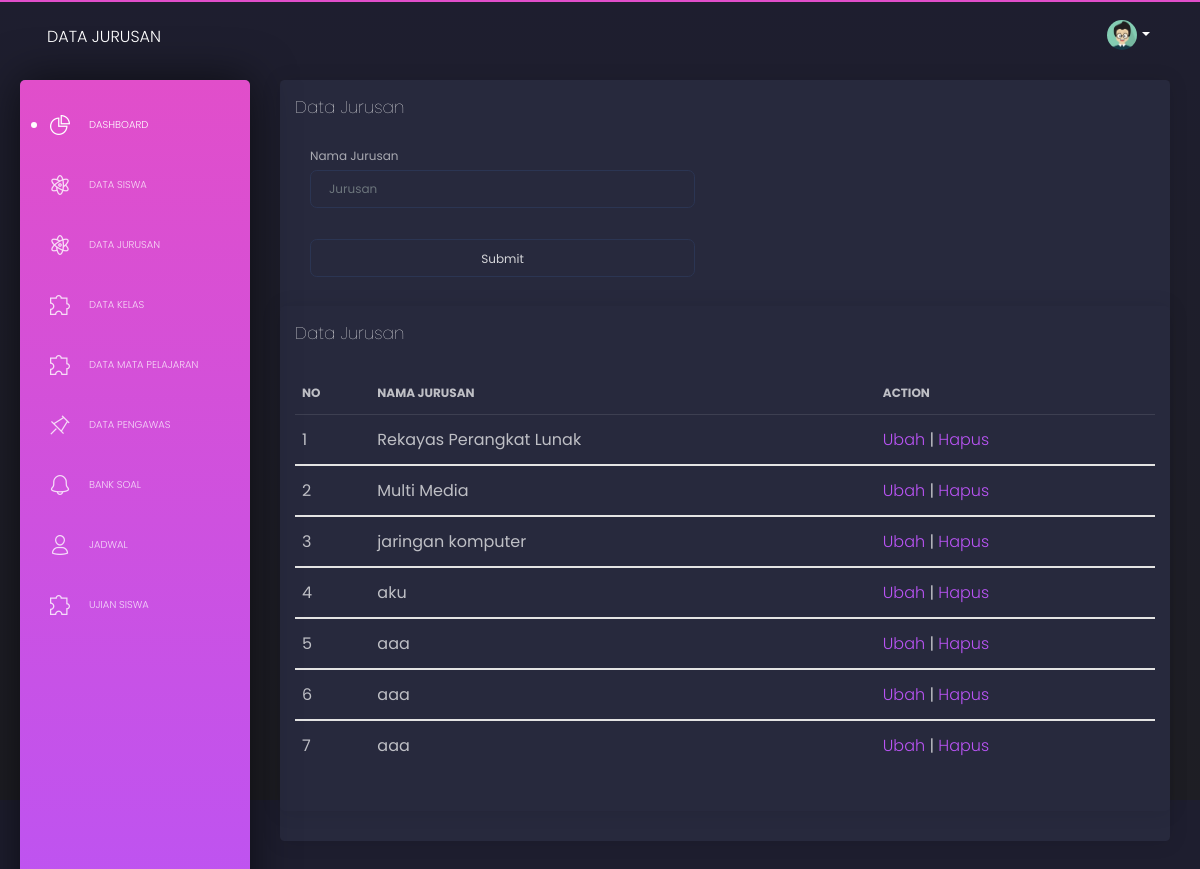
The app's page /dashboard/jurusan.php with its own data.
### tables this page shows
CREATE TABLE `tbjurusan` (
  `kodejurusan` int(11) NOT NULL,
  `nama` varchar(50) NOT NULL
);

### dashboard/jurusan.php (the view, shortened to what this page needs)
<html class="perfect-scrollbar-on" lang="en">
<head>
    <link href="https://use.fontawesome.com/releases/v5.0.6/css/all.css" rel="stylesheet">
    <link href="assets/css/nucleo-icons.css" rel="stylesheet" />
    <link href="assets/css/black-dashboard.css?v=1.0.0" rel="stylesheet" />
    <link href="assets/demo/demo.css" rel="stylesheet" />
</head>
<body class="">
    <div class="wrapper">
    <?php
        include("menu.php");
        include("koneksi.php");
    ?>
        <div class="main-panel">
            <nav class="navbar navbar-expand-lg navbar-absolute navbar-transparent">
                <div class="container-fluid">
                    <div class="navbar-wrapper">
                        <a class="navbar-brand" href="javascript:void(0)">Data Jurusan</a>
                    </div>
                    <div class="collapse navbar-collapse" id="navigation">
                        <ul class="navbar-nav ml-auto">
                            <li class="dropdown nav-item">
                                <a href="#" class="dropdown-toggle nav-link" data-toggle="dropdown">
                                    <div class="photo">
                                        <img src="assets/img/anime3.png" alt="Profile Photo">
                                    </div>
                                    <b class="caret d-none d-lg-block d-xl-block"></b>
                                </a>
                            </li>
                        </ul>
                    </div>
                </div>
            </nav>
            <div class="content">
                <div class="row">
                    <div class="col-md-12">
                        <div class="card ">
                            <div class="card-header">
                                <h4 class="card-title">Data Jurusan</h4>
                            </div>
                            <div class="card-body">
                                <div class="row">
                                    <div class="col-md-6">
                                        <form action="insertdatajurusan.php" method="post" class="from-horizontal" role="form">
                                            <div class="form-group">
                                                <div class="col-sm-12">
                                                  <label for="">Nama Jurusan</label>
                                                    <input type="text" class="form-control" id="lastname"
                                                        placeholder="Jurusan" name="jurusan">
                                                </div>
                                            </div>
                                            <br>
                                        <div class="form-group">
                                            <div class="col-sm-12">
                                                <input type="submit" value="Submit" class="form-control" name="submit">
                                            </div>
                                    </div>
                                    </form>
                                </div>
                            </div>
                        </div>
                        <div class="row">
                                <div class="col-md-12">
                                  <div class="card ">
                                    <div class="card-header">
                                      <h4 class="card-title">Data Jurusan</h4>
                                    </div>
                                    <div class="card-body">
                                      <div class="table-responsive">
                                        <table class="table tablesorter " id="">
                                          <thead class=" text-primary">
                                            <tr>
                                              <th>
                                                NO
                                              </th>
                                              <th>
                                                Nama Jurusan
                                              </th>
                                              <th>
                                                Action
                                              </th>
                                            </tr>
                                          </thead>
                                          <?php
                                            $query="select * from tbjurusan";
                                            $execute=mysqli_query($koneksi,$query);
                                            $i=1;
                                            while($data=mysqli_fetch_array($execute)){
                                          ?>
                                          <tbody>
                                            <tr>
                                              <td><?php echo $i;?></td>
                                              <td>
                                              <?php echo $data['nama'];?>
                                              </td>
                                              <td>
                                                <a href="jurusanedit.php?kodejurusan=<?php echo $data['kodejurusan']?>">Ubah</a>
                                                 | <a href="proseshapusjurusan.php?kodejurusan=<?php echo $data['kodejurusan']?>" onClick="confirm('Yakin Ingin Menghapus Data?');">
                                                 Hapus</a>
                                              </td>
                                            </tr>
                                            <?php
                                                $i=$i+1;
                                            }
                                            ?>
                                          </tbody>
                                        </table>
                                      </div>
                                    </div>
                                  </div>
                                </div>
                              </div>
                    </div>
                </div>
            </div>
        </div>
    </div>
</body>
</html>

### records on screen
tbjurusan: nama "Rekayas Perangkat Lunak"
tbjurusan: nama "Multi Media"
tbjurusan: nama "jaringan komputer"
tbjurusan: nama "aku"
tbjurusan: nama "aaa"
tbjurusan: nama "aaa"
tbjurusan: nama "aaa"
